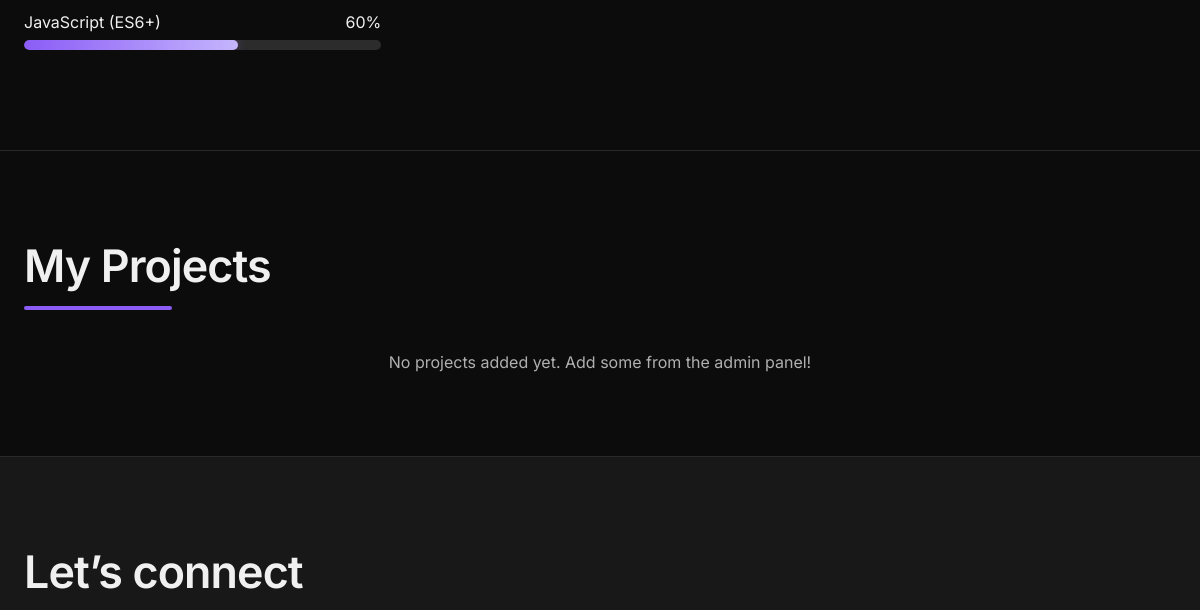
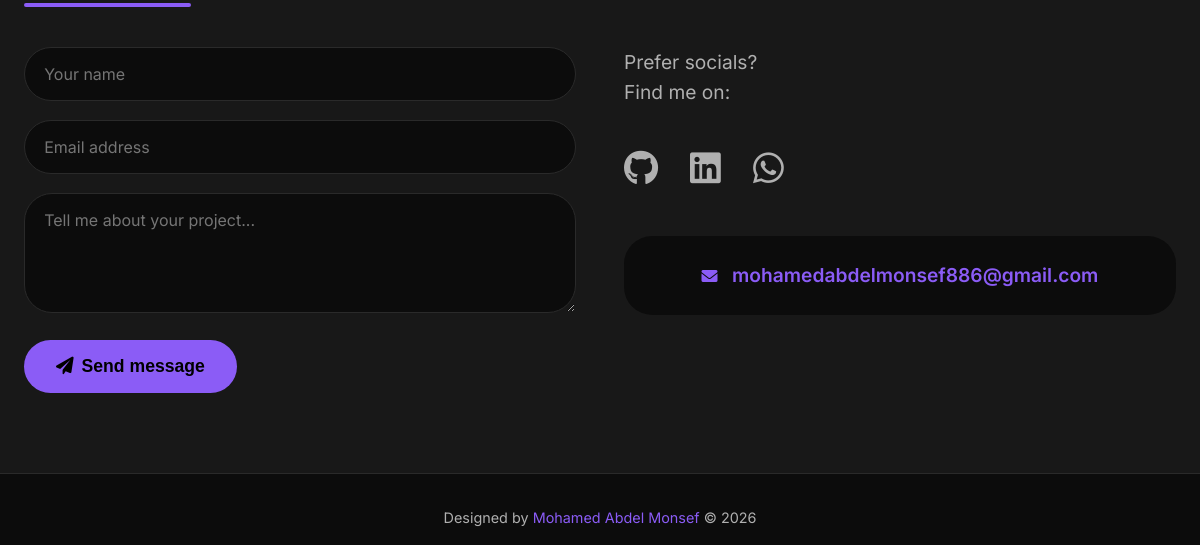
Before: / (lower part) with the older database file (2 pictures, top to bottom).
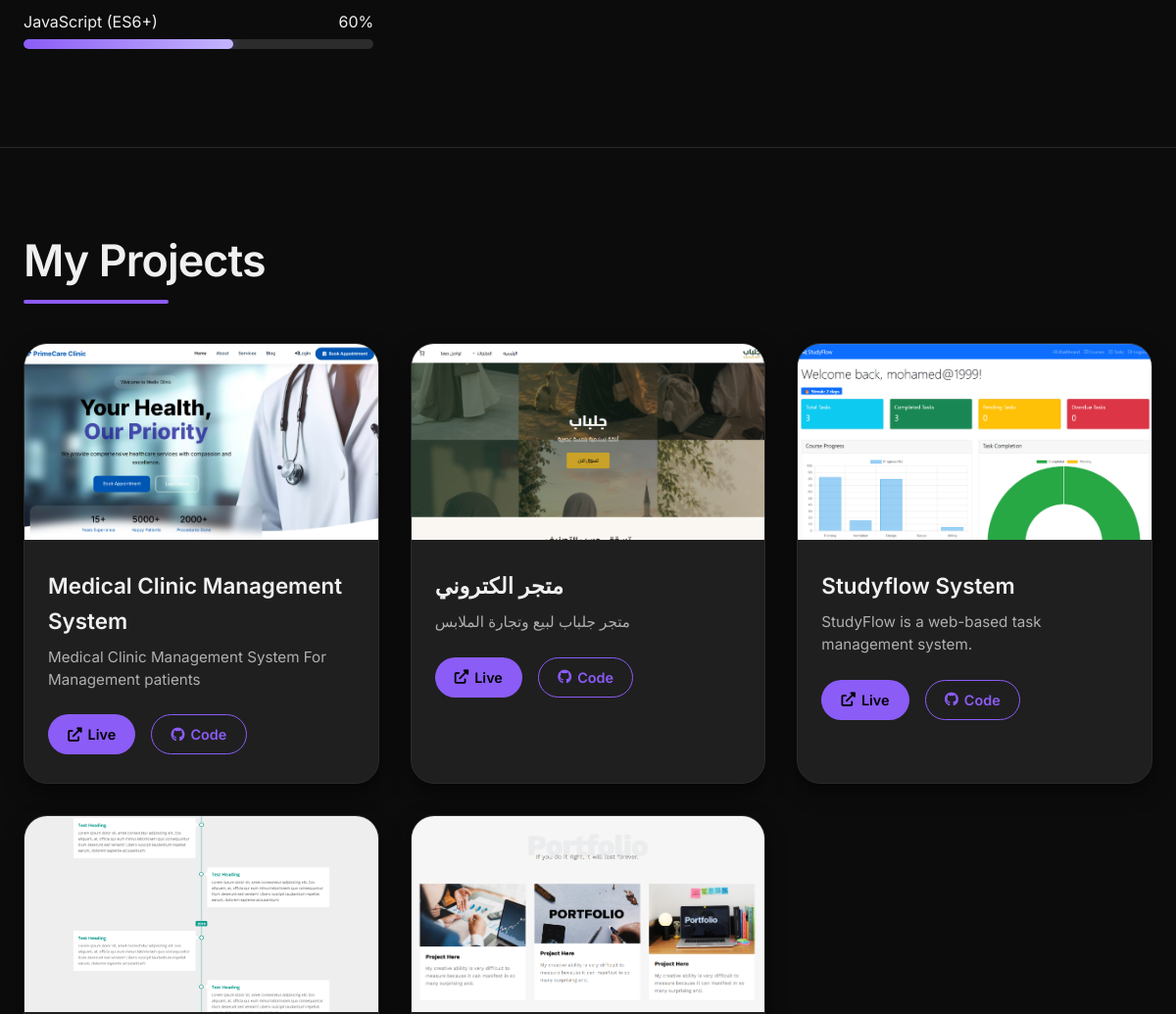
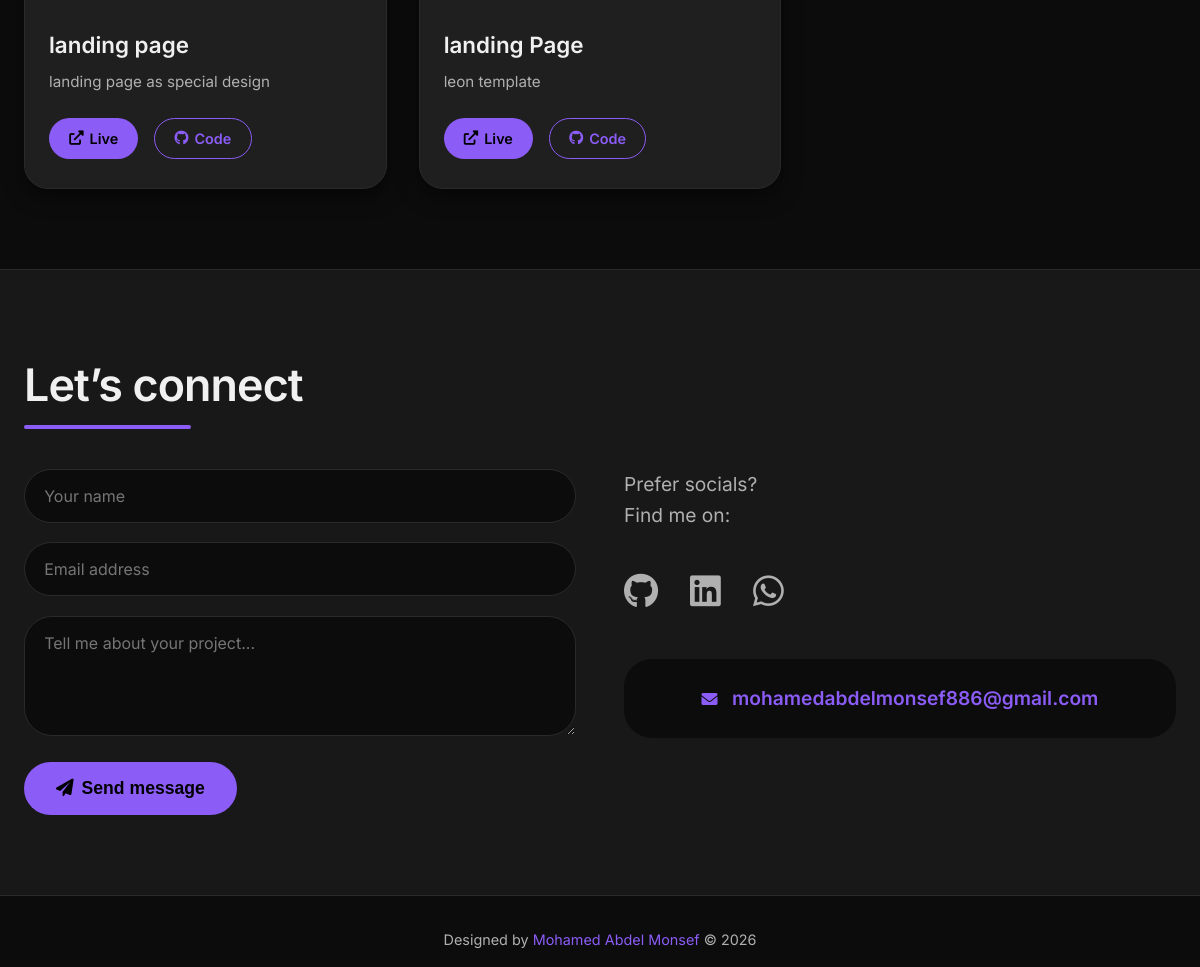
After: the same page with the newer database file (2 pictures, top to bottom).
### core/models.py (models this page shows, shortened)
class Project(models.Model):
    title = models.CharField(max_length=200)
    description = models.TextField()
    image = models.ImageField(upload_to='projects/', blank=True, null=True) # لحفظ الصور
    live_url = models.URLField(max_length=500, blank=True, null=True) # رابط المعاينة
    github_url = models.URLField(max_length=500, blank=True, null=True) # رابط الكود

### core/views.py (the view, shortened to what this page needs)
# urls.py: 2. Add a URL to urlpatterns:  path('', views.home, name='home')
def home(request):
    projects = Project.objects.all()
    return render(request, "index.html", {"projects": projects})

### core/templates/index.html (shortened to what this page needs)
{% load static %}
<!DOCTYPE html>
<html lang="en">
<head>
    <link rel="stylesheet" href="https://cdnjs.cloudflare.com/ajax/libs/font-awesome/6.0.0-beta3/css/all.min.css">
    <link rel="stylesheet" href="{% static 'css/style.css' %}">
</head>
<body>
    <main>
        <section id="skills">
            <div class="container">
                <div class="skills-grid">
                    <div class="skill-category">
                        <div class="skill-item" data-skill="JavaScript" data-percent="60">
                            <div class="skill-info"><span>JavaScript (ES6+)</span><span>60%</span></div>
                            <div class="progress-bar-bg">
                                <div class="skill-fill" data-percent="60"></div>
                            </div>
                        </div>
                    </div>
                    <div class="skill-category">
                    </div>
                    <div class="skill-category">
                    </div>
                </div>
            </div>
        </section>
        <section id="projects">
            <div class="container">
                <h2 class="section-title">My Projects</h2>
                <div class="projects-grid">
                    {% for project in projects %}
                    <div class="project-card">
                        {% if project.image %}
                            <img src="{{ project.image.url }}" alt="{{ project.title }}" class="card-img" loading="lazy">
                        {% else %}
                            <img src="{% static 'images/pro_2.png' %}" alt="{{ project.title }}" class="card-img" loading="lazy">
                        {% endif %}
                        <div class="card-content">
                            <h3 class="card-title">{{ project.title }}</h3>
                            <p class="card-desc">{{ project.description }}</p>
                            <div class="card-links">
                                {% if project.live_url %}
                                    <a href="{{ project.live_url }}" target="_blank" class="btn btn-primary">
                                        <i class="fas fa-external-link-alt"></i> Live
                                    </a>
                                {% endif %}
                                {% if project.github_url %}
                                    <a href="{{ project.github_url }}" target="_blank" class="btn btn-outline">
                                        <i class="fab fa-github"></i> Code
                                    </a>
                                {% endif %}
                            </div>
                        </div>
                    </div>
                    {% empty %}
                        <p style="color: var(--text-secondary); text-align: center; grid-column: 1 / -1;">No projects added yet. Add some from the admin panel!</p>
                    {% endfor %}
                </div>
            </div>
        </section>
        <section id="contact">
            <div class="container">
                <h2 class="section-title">Let’s connect</h2>
                <div class="contact-container">
                    <form method="POST" id="contactForm" class="contact-form">
                        <div class="form-group">
                            <input type="text" name="name" placeholder="Your name" required>
                        </div>
                        <div class="form-group">
                            <input type="email" name="email" placeholder="Email address" required>
                        </div>
                        <div class="form-group">
                            <textarea name="message" placeholder="Tell me about your project..." required></textarea>
                        </div>
                        <button type="submit" class="submit-btn"><i class="fas fa-paper-plane" style="margin-right: 8px;"></i>Send message</button>
                    </form>
                    <div class="social">
                        <p style="font-size: 1.2rem; margin-bottom: 1.5rem; color: var(--text-secondary);">
                            Prefer socials?<br> Find me on:
                        </p>
                        <div class="social-links">
                            <a href="https://github.com/mohamedabdelmonsef886" target="_blank" class="social-icon" aria-label="GitHub"><i class="fab fa-github"></i></a>
                            <a href="https://www.linkedin.com/in/mohamed-abdel-monsef-700b27388?utm_source=share_via&utm_content=profile&utm_medium=member_android" target="_blank" class="social-icon" aria-label="LinkedIn"><i class="fab fa-linkedin"></i></a>
                            <a href="https://wa.me/201104586569" target="_blank" class="social-icon" aria-label="WhatsApp"><i class="fab fa-whatsapp"></i></a>                        </div>
                        <div class="email-link">
                            <i class="fas fa-envelope"></i>
                            <a href="mailto:mohamedabdelmonsef886@gmail.com"><span class="email-text">mohamedabdelmonsef886@gmail.com</span></a>
                        </div>
                    </div>
                </div>
            </div>
        </section>
    </main>
    <footer class="footer-note">
        <div class="container">
            <p>Designed by <span>Mohamed Abdel Monsef</span> © 2026</p>
        </div>
    </footer>
</body>
</html>

### core/static/css/style.css (style rules this page uses)
* { margin: 0; padding: 0; box-sizing: border-box; }
:root { --bg-primary: #0c0c0c; --bg-surface: #181818; --bg-card: #1f1f1f; --text-primary: #f0f0f0; --text-secondary: #b0b0b0; --accent: #8b5cf6; --accent-glow: rgba(139, 92, 246, 0.4); --border-dim: #2a2a2a; --font-sans: 'Inter', system-ui, -apple-system, sans-serif; --transition: all 0.25s ease; }
html { scroll-behavior: smooth; }
body { font-family: var(--font-sans); background-color: var(--bg-primary); color: var(--text-primary); line-height: 1.6; }
.container { max-width: 1200px; margin: 0 auto; padding: 0 1.5rem; }
section { padding: 5rem 0; border-bottom: 1px solid var(--border-dim); }
section:last-of-type { border-bottom: none; }
.section-title { font-size: clamp(2rem, 5vw, 2.8rem); font-weight: 600; margin-bottom: 3rem; letter-spacing: -0.02em; position: relative; display: inline-block; }
.section-title::after { content: ''; position: absolute; left: 0; bottom: -8px; width: 60%; height: 4px; background: var(--accent); border-radius: 4px; }
.skills-grid { display: grid; grid-template-columns: repeat(auto-fit, minmax(280px, 1fr)); gap: 2.5rem; }
.skill-item { margin-bottom: 1.2rem; }
.skill-info { display: flex; justify-content: space-between; margin-bottom: 0.3rem; font-size: 1rem; }
.progress-bar-bg { width: 100%; height: 10px; background: #2c2c2c; border-radius: 20px; overflow: hidden; }
.skill-fill { height: 100%; width: 0%; background: linear-gradient(90deg, var(--accent), #c4b5fd); border-radius: 20px; transition: width 1.2s cubic-bezier(0.16, 1, 0.3, 1); box-shadow: 0 0 10px var(--accent-glow); }
.projects-grid { display: grid; grid-template-columns: repeat(auto-fill, minmax(300px, 1fr)); gap: 2rem; }
.project-card { background: var(--bg-card); border-radius: 24px; overflow: hidden; border: 1px solid var(--border-dim); transition: var(--transition); box-shadow: 0 8px 20px rgba(0, 0, 0, 0.5); }
.card-img { width: 100%; height: 200px; object-fit: cover; display: block; background: #2a2a2a; }
.card-content { padding: 1.8rem 1.5rem; }
.card-title { font-size: 1.4rem; font-weight: 600; margin-bottom: 0.5rem; }
.card-desc { color: var(--text-secondary); font-size: 0.95rem; margin-bottom: 1.5rem; line-height: 1.5; }
.card-links { display: flex; gap: 1rem; }
.btn { padding: 0.5rem 1.2rem; border-radius: 40px; font-size: 0.9rem; font-weight: 600; text-decoration: none; transition: var(--transition); border: 1px solid transparent; display: inline-flex; align-items: center; gap: 6px; }
.btn-primary { background: var(--accent); color: #000; }
.btn-outline { border-color: var(--accent); color: var(--accent); }
#contact { background: var(--bg-surface); }
.contact-container { display: grid; grid-template-columns: 1fr 1fr; gap: 3rem; }
.contact-form { display: flex; flex-direction: column; gap: 1.2rem; }
.form-group input, .form-group textarea { width: 100%; padding: 1rem 1.2rem; background: var(--bg-primary); border: 1px solid var(--border-dim); border-radius: 40px; font-family: var(--font-sans); font-size: 1rem; color: var(--text-primary); transition: var(--transition); }
.form-group textarea { border-radius: 28px; resize: vertical; min-height: 120px; }
.submit-btn { background: var(--accent); border: none; color: #000; padding: 1rem 2rem; border-radius: 40px; font-weight: 600; font-size: 1.1rem; cursor: pointer; transition: var(--transition); align-self: flex-start; }
.social-links { display: flex; gap: 2rem; align-items: center; margin-top: 2rem; }
.social-icon { font-size: 2.2rem; color: var(--text-secondary); transition: var(--transition); }
.email-link { margin-top: 2.5rem; background: var(--bg-primary); padding: 1.5rem; border-radius: 28px; text-align: center; }
.email-link i { color: var(--accent); margin-right: 10px; }
.email-link a { text-decoration: none; }
.email-text { color: var(--accent); font-weight: 600; text-decoration: none; font-size: 1.2rem; transition: color 0.3s ease; }
.footer-note { text-align: center; padding: 2rem 0 1rem; color: var(--text-secondary); font-size: 0.9rem; border-top: 1px solid var(--border-dim); }
.footer-note span { color: var(--accent); }

Changed rows visible on the page:
added Project: image (picture), title "Medical Clinic Management System", description "Medical Clinic Management System For Management patients"
added Project: image (picture), title "متجر الكتروني", description "متجر جلباب لبيع وتجارة الملابس"
added Project: image (picture), title "Studyflow System", description "StudyFlow is a web-based task management system."
added Project: image (picture), title "landing page", description "landing page as special design"
added Project: title "landing Page", description "leon template"
Other visible differences:
text no longer shown: "No projects added yet. Add some from the admin panel!"
